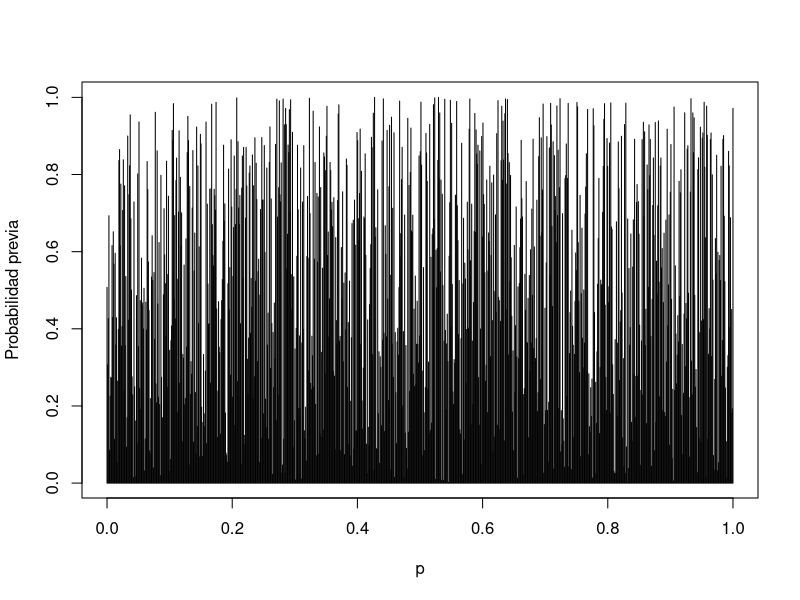
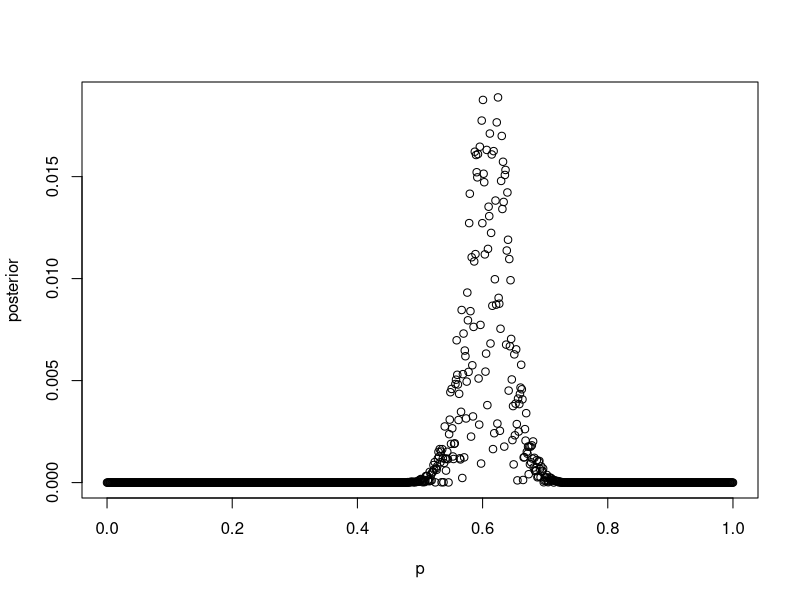
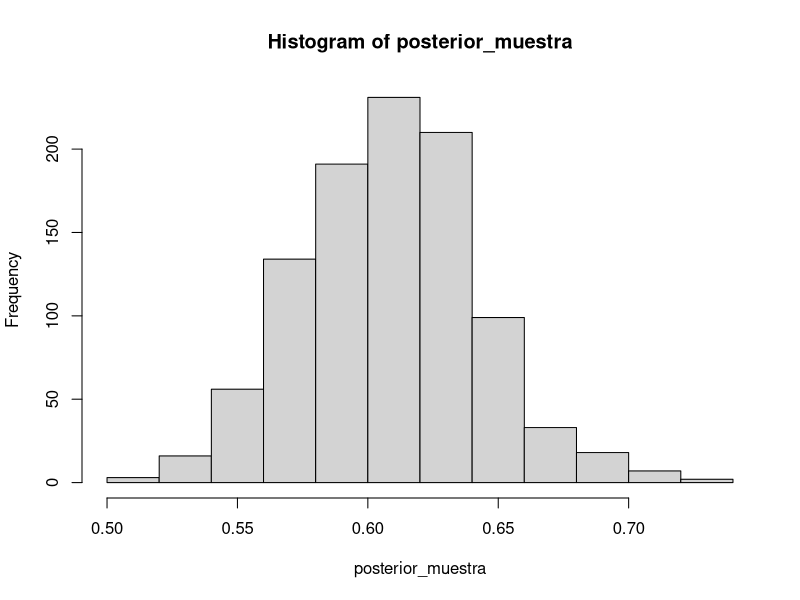

These charts were generated, in order, by the following R code:
## ---- chunk 1
library(LearnBayes)
library(ggplot2)
library(tidyverse)
## ---- chunk 2
datos <- c(1, 1, 1, 0, 1, 1, 1, 1, 0, 1, 0, 0, 1, 0, 1, 1, 1, 1, 1, 0, 0, 0, 0, 1, 1, 0, 0, 1, 0, 1, 1, 1, 1, 0, 1, 0, 0, 0, 0, 1, 1, 1, 1, 0, 1, 1, 1, 1, 1, 0, 1, 0, 1, 1, 1, 0, 1, 1, 1, 1, 1, 1, 1, 1, 0, 0, 0, 1, 1, 1, 1, 1, 0, 1,1, 1, 1, 0, 1, 1, 0, 1, 1, 0, 1, 1, 0, 1, 1, 1, 1, 0, 0, 1, 1, 0, 1, 1, 0, 1, 1, 1, 1, 1, 0, 0, 0, 1, 0, 1, 0,0, 1, 1, 0, 0, 1, 0, 0, 0, 1, 1, 1, 0, 1, 1, 0, 1, 0, 0, 0, 1, 0, 1, 1, 1, 0, 0, 1, 1, 0, 1, 1, 0, 1, 0, 1, 0,1, 0, 0, 1, 1, 1, 1, 1, 1, 1, 0, 1, 0, 1, 1, 1, 0, 1, 0, 0, 0, 0, 0, 0, 0, 0, 0, 1, 1, 1, 1, 1, 1, 1, 1, 1, 1,0, 0, 0, 0, 1, 1, 1, 1, 1, 0, 1, 0, 1, 0, 0)
## ---- chunk 3
set.seed(10)
n <- 1000
p <- seq(0, 1, length.out = n)
prior <- runif(1000,0,1)
plot(p, prior, type = "h", ylab="Probabilidad previa")
## ---- chunk 4
likelihood <- p^(sum(datos))*(1-p)^(length(datos)-sum(datos))
posterior <- prior* likelihood
posterior <-posterior/sum(posterior)
posterior1<-format(posterior, scientific = FALSE)
posterior1<-round(as.numeric(posterior), digits = 2)
plot(p,posterior,type = "p")
max_p <- p[which.max(posterior)];max_p 
tabla=data.frame(p,prior,posterior1);tabla
## ---- chunk 5
set.seed(10)
posterior_muestra <- sample(p, size = n, replace = TRUE, prob = posterior)
hist(posterior_muestra)
credibilidad <- quantile(posterior_muestra, c(0.05, 0.95));credibilidad
## ---- chunk 6
y <- rbinom(1000 ,1 , posterior_muestra)
table(y)
freq <- table(y)
ys <- as.integer(names(freq))
predprob <- freq / sum(freq);predprob
